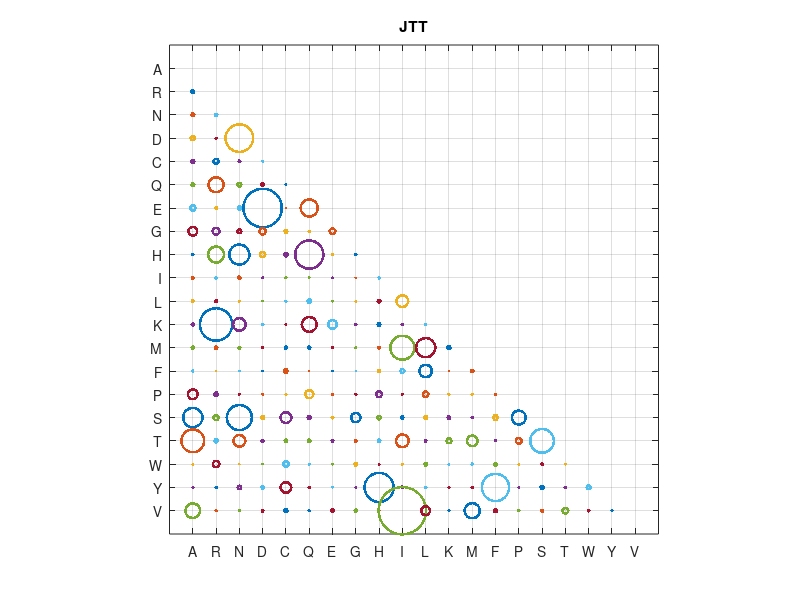

The MATLAB script that drew this image:
function matrixcircle(M,label,tit,style)
%MATRIXCIRCLE - Plots circle representative for elements of a matrix

% Molecular Biology & Evolution Toolbox, (C) 2007
% Author: James J. Cai
% Email: jamescai@stanford.edu
% Website: http://bioinformatics.org/mbetoolbox/
% Last revision: 5/18/2007

% Example matrix - jttdcmut_matrix
jttdcmut_matrix=[
0.000000 0.531678 0.557967 0.827445 0.574478 0.556725 1.066681 1.740159 0.219970 0.361684 0.310007 0.369437 0.469395 0.138293 1.959599 3.887095 4.582565 0.084329 0.139492 2.924161
0.531678 0.000000 0.451095 0.154899 1.019843 3.021995 0.318483 1.359652 3.210671 0.239195 0.372261 6.529255 0.431045 0.065314 0.710489 1.001551 0.650282 1.257961 0.235601 0.171995
0.557967 0.451095 0.000000 5.549530 0.313311 0.768834 0.578115 0.773313 4.025778 0.491003 0.137289 2.529517 0.330720 0.073481 0.121804 5.057964 2.351311 0.027700 0.700693 0.164525
0.827445 0.154899 5.549530 0.000000 0.105625 0.521646 7.766557 1.272434 1.032342 0.115968 0.061486 0.282466 0.190001 0.032522 0.127164 0.589268 0.425159 0.057466 0.453952 0.315261
0.574478 1.019843 0.313311 0.105625 0.000000 0.091304 0.053907 0.546389 0.724998 0.150559 0.164593 0.049009 0.409202 0.678335 0.123653 2.155331 0.469823 1.104181 2.114852 0.621323
0.556725 3.021995 0.768834 0.521646 0.091304 0.000000 3.417706 0.231294 5.684080 0.078270 0.709004 2.966732 0.456901 0.045683 1.608126 0.548807 0.523825 0.172206 0.254745 0.179771
1.066681 0.318483 0.578115 7.766557 0.053907 3.417706 0.000000 1.115632 0.243768 0.111773 0.097485 1.731684 0.175084 0.043829 0.191994 0.312449 0.331584 0.114381 0.063452 0.465271
1.740159 1.359652 0.773313 1.272434 0.546389 0.231294 1.115632 0.000000 0.201696 0.053769 0.069492 0.269840 0.130379 0.050212 0.208081 1.874296 0.316862 0.544180 0.052500 0.470140
0.219970 3.210671 4.025778 1.032342 0.724998 5.684080 0.243768 0.201696 0.000000 0.181788 0.540571 0.525096 0.329660 0.453428 1.141961 0.743458 0.477355 0.128193 5.848400 0.121827
0.361684 0.239195 0.491003 0.115968 0.150559 0.078270 0.111773 0.053769 0.181788 0.000000 2.335139 0.202562 4.831666 0.777090 0.098580 0.405119 2.553806 0.134510 0.303445 9.533943
0.310007 0.372261 0.137289 0.061486 0.164593 0.709004 0.097485 0.069492 0.540571 2.335139 0.000000 0.146481 3.856906 2.500294 1.060504 0.592511 0.272514 0.530324 0.241094 1.761439
0.369437 6.529255 2.529517 0.282466 0.049009 2.966732 1.731684 0.269840 0.525096 0.202562 0.146481 0.000000 0.624581 0.024521 0.216345 0.474478 0.965641 0.089134 0.087904 0.124066
0.469395 0.431045 0.330720 0.190001 0.409202 0.456901 0.175084 0.130379 0.329660 4.831666 3.856906 0.624581 0.000000 0.436181 0.164215 0.285564 2.114728 0.201334 0.189870 3.038533
0.138293 0.065314 0.073481 0.032522 0.678335 0.045683 0.043829 0.050212 0.453428 0.777090 2.500294 0.024521 0.436181 0.000000 0.148483 0.943971 0.138904 0.537922 5.484236 0.593478
1.959599 0.710489 0.121804 0.127164 0.123653 1.608126 0.191994 0.208081 1.141961 0.098580 1.060504 0.216345 0.164215 0.148483 0.000000 2.788406 1.176961 0.069965 0.113850 0.211561
3.887095 1.001551 5.057964 0.589268 2.155331 0.548807 0.312449 1.874296 0.743458 0.405119 0.592511 0.474478 0.285564 0.943971 2.788406 0.000000 4.777647 0.310927 0.628608 0.408532
4.582565 0.650282 2.351311 0.425159 0.469823 0.523825 0.331584 0.316862 0.477355 2.553806 0.272514 0.965641 2.114728 0.138904 1.176961 4.777647 0.000000 0.080556 0.201094 1.143980
0.084329 1.257961 0.027700 0.057466 1.104181 0.172206 0.114381 0.544180 0.128193 0.134510 0.530324 0.089134 0.201334 0.537922 0.069965 0.310927 0.080556 0.000000 0.747889 0.239697
0.139492 0.235601 0.700693 0.453952 2.114852 0.254745 0.063452 0.052500 5.848400 0.303445 0.241094 0.087904 0.189870 5.484236 0.113850 0.628608 0.201094 0.747889 0.000000 0.165473
2.924161 0.171995 0.164525 0.315261 0.621323 0.179771 0.465271 0.470140 0.121827 9.533943 1.761439 0.124066 3.038533 0.593478 0.211561 0.408532 1.143980 0.239697 0.165473 0.000000
];

AA = {'A','R','N','D','C','Q','E','G','H','I','L','K','M','F','P','S','T','W','Y','V'};
DINU = {'AA','AC','AG','AT',...
        'CA','CC','CG','CT',...
        'GA','GC','GG','GT',...
        'TA','TC','TG','TT'};
if (nargin<4), style='.'; end
if (nargin<3), tit='Title'; end
if (nargin<2), 
    tit='Title'; 
    label=AA;     
end
if (nargin<1)
      tit='JTT';
      label=AA;      
      M=jttdcmut_matrix;
end

[n,m] = size(M);
M=(M./sum(sum(triu(M)))).*min(n,m);
%M=(M./sum(M(:))).*min(n,m);

for (i=1:n),
for (j=i:m),
	if (M(i,j)~=0)
	if (i<j)
	      circle([i,j],M(i,j),500,style);
		if ~(ishold), hold on; end
	end
	end
end
end

set(gca,'YTick',1:n)
set(gca,'YLim',[0 n+1])
set(gca,'YTickLabel',char(label));
%set(gca,'YDir','reverse')
set(gca,'XTick',1:m)
set(gca,'XLim',[0 m+1])
set(gca,'XTickLabel',char(label));
title(tit);
grid;
%rotateticklabel(gca,90);
axis ij;             % OR set(gca,'YDir','reverse')

%x=axis;
%t=max(x(2),x(4));
%x(2)=t;
%x(4)=t;
%axis(x);


axis square;
hold off;



function H=circle(center,radius,NOP,style)
%---------------------------------------------------------------------------------------------
% H=CIRCLE(CENTER,RADIUS,NOP,STYLE)
% This routine draws a circle with center defined as
% a vector CENTER, radius as a scaler RADIS. NOP is 
% the number of points on the circle. As to STYLE,
% use it the same way as you use the rountine PLOT.
% Since the handle of the object is returned, you
% use routine SET to get the best result.
%
%   Usage Examples,
%
%   circle([1,3],3,1000,':'); hold on 
%   circle([2,4],2,1000,'--');
%
%   Zhenhai Wang <zhenhai@ieee.org>
%   Version 1.00
%   December, 2002
%---------------------------------------------------------------------------------------------

if (nargin <3),
 error('Please see help for INPUT DATA.');
elseif (nargin==3)
    style='b-';
end;

THETA=linspace(0,2*pi,NOP);
RHO=ones(1,NOP)*radius;
[X,Y] = pol2cart(THETA,RHO);
X=X+center(1);
Y=Y+center(2);
%if (radius<0), style='r-'; end
H=plot(X,Y,style);
%axis square;